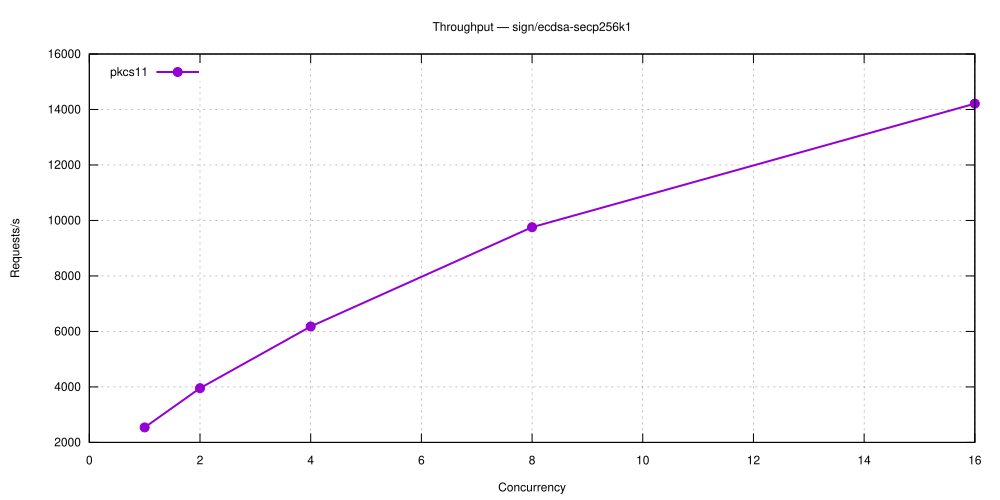

The gnuplot source for this figure:
set terminal svg size 1000,500 enhanced font 'Helvetica,12'
set output 'sign_ecdsa-secp256k1.svg'
set title 'Throughput — sign/ecdsa-secp256k1'
set grid
set xlabel 'Concurrency'
set ylabel 'Requests/s'
set key top left
plot 'sign_ecdsa-secp256k1-5.28.0-pkcs11.dat' using 1:2 with linespoints lw 2 pt 7 title 'pkcs11'
